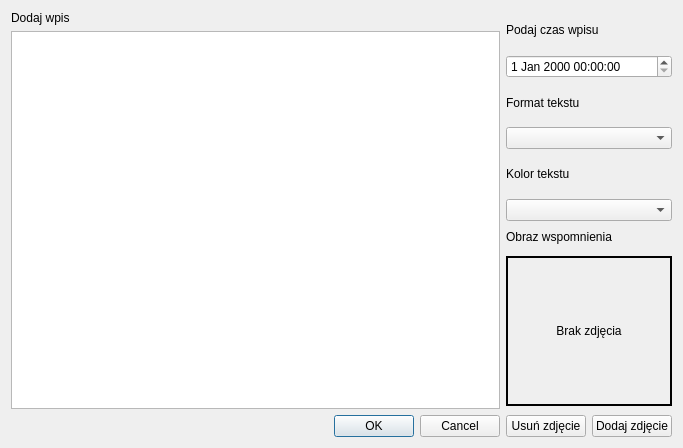
<?xml version="1.0" encoding="UTF-8"?>
<ui version="4.0">
 <class>Edytuj</class>
 <widget class="QDialog" name="Edytuj">
  <property name="geometry">
   <rect>
    <x>0</x>
    <y>0</y>
    <width>683</width>
    <height>448</height>
   </rect>
  </property>
  <property name="sizePolicy">
   <sizepolicy hsizetype="Ignored" vsizetype="Ignored">
    <horstretch>0</horstretch>
    <verstretch>0</verstretch>
   </sizepolicy>
  </property>
  <property name="windowTitle">
   <string>Dialog</string>
  </property>
  <layout class="QGridLayout" name="gridLayout_2">
   <item row="0" column="0" rowspan="2">
    <layout class="QVBoxLayout" name="verticalLayout_2">
     <item>
      <widget class="QLabel" name="tytul">
       <property name="text">
        <string>Dodaj wpis</string>
       </property>
      </widget>
     </item>
     <item>
      <widget class="QTextEdit" name="edytowanieWpisu"/>
     </item>
     <item>
      <widget class="QDialogButtonBox" name="buttonBox">
       <property name="orientation">
        <enum>Qt::Horizontal</enum>
       </property>
       <property name="standardButtons">
        <set>QDialogButtonBox::Cancel|QDialogButtonBox::Ok</set>
       </property>
      </widget>
     </item>
    </layout>
   </item>
   <item row="0" column="1">
    <layout class="QVBoxLayout" name="verticalLayout">
     <item>
      <widget class="QLabel" name="tytul2">
       <property name="text">
        <string>Podaj czas wpisu</string>
       </property>
      </widget>
     </item>
     <item>
      <widget class="QDateTimeEdit" name="dataWpisu"/>
     </item>
     <item>
      <widget class="QLabel" name="tytul3">
       <property name="text">
        <string>Format tekstu</string>
       </property>
      </widget>
     </item>
     <item>
      <widget class="QComboBox" name="formatTekstu"/>
     </item>
     <item>
      <widget class="QLabel" name="tytul4">
       <property name="text">
        <string>Kolor tekstu</string>
       </property>
      </widget>
     </item>
     <item>
      <widget class="QComboBox" name="kolorTekstu"/>
     </item>
    </layout>
   </item>
   <item row="1" column="1">
    <layout class="QGridLayout" name="gridLayout">
     <property name="sizeConstraint">
      <enum>QLayout::SetDefaultConstraint</enum>
     </property>
     <property name="bottomMargin">
      <number>0</number>
     </property>
     <property name="verticalSpacing">
      <number>9</number>
     </property>
     <item row="0" column="0" colspan="2">
      <widget class="QLabel" name="tytul5">
       <property name="sizePolicy">
        <sizepolicy hsizetype="Ignored" vsizetype="Ignored">
         <horstretch>0</horstretch>
         <verstretch>0</verstretch>
        </sizepolicy>
       </property>
       <property name="minimumSize">
        <size>
         <width>50</width>
         <height>20</height>
        </size>
       </property>
       <property name="maximumSize">
        <size>
         <width>130</width>
         <height>20</height>
        </size>
       </property>
       <property name="text">
        <string>Obraz wspomnienia</string>
       </property>
      </widget>
     </item>
     <item row="1" column="0" colspan="2">
      <widget class="QLabel" name="obraz">
       <property name="sizePolicy">
        <sizepolicy hsizetype="Ignored" vsizetype="Ignored">
         <horstretch>0</horstretch>
         <verstretch>0</verstretch>
        </sizepolicy>
       </property>
       <property name="minimumSize">
        <size>
         <width>150</width>
         <height>95</height>
        </size>
       </property>
       <property name="maximumSize">
        <size>
         <width>200</width>
         <height>200</height>
        </size>
       </property>
       <property name="autoFillBackground">
        <bool>false</bool>
       </property>
       <property name="frameShape">
        <enum>QFrame::Box</enum>
       </property>
       <property name="lineWidth">
        <number>2</number>
       </property>
       <property name="text">
        <string>Brak zdjęcia</string>
       </property>
       <property name="alignment">
        <set>Qt::AlignCenter</set>
       </property>
      </widget>
     </item>
     <item row="2" column="0">
      <widget class="QPushButton" name="usunObraz">
       <property name="text">
        <string>Usuń zdjęcie</string>
       </property>
      </widget>
     </item>
     <item row="2" column="1">
      <widget class="QPushButton" name="dodajObraz">
       <property name="text">
        <string>Dodaj zdjęcie</string>
       </property>
      </widget>
     </item>
    </layout>
   </item>
  </layout>
 </widget>
 <resources/>
 <connections>
  <connection>
   <sender>buttonBox</sender>
   <signal>accepted()</signal>
   <receiver>Edytuj</receiver>
   <slot>accept()</slot>
   <hints>
    <hint type="sourcelabel">
     <x>248</x>
     <y>254</y>
    </hint>
    <hint type="destinationlabel">
     <x>157</x>
     <y>274</y>
    </hint>
   </hints>
  </connection>
  <connection>
   <sender>buttonBox</sender>
   <signal>rejected()</signal>
   <receiver>Edytuj</receiver>
   <slot>reject()</slot>
   <hints>
    <hint type="sourcelabel">
     <x>316</x>
     <y>260</y>
    </hint>
    <hint type="destinationlabel">
     <x>286</x>
     <y>274</y>
    </hint>
   </hints>
  </connection>
 </connections>
</ui>
